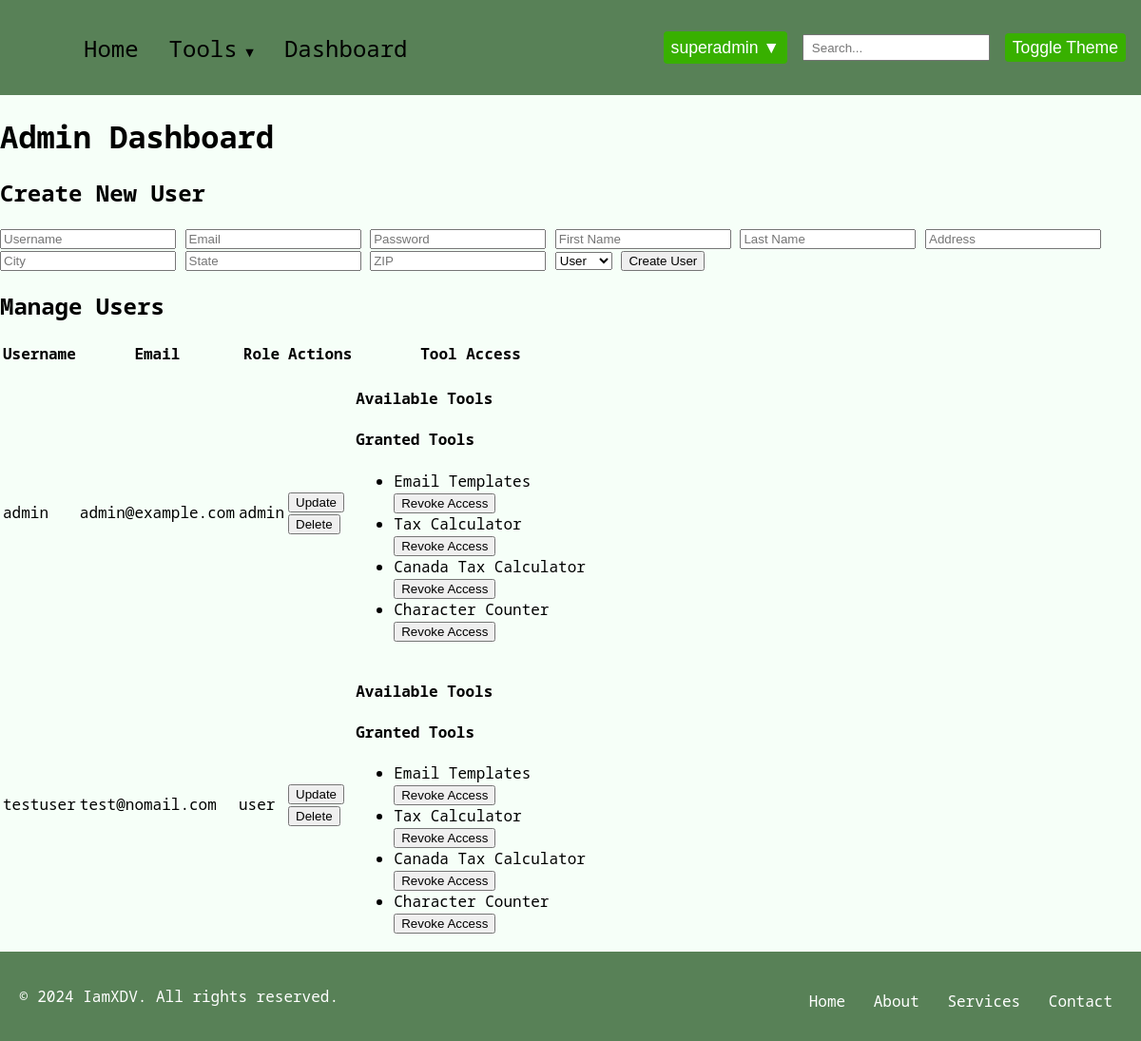
Page /admin_dashboard (signed in) on the committed database.
### model/model.py (models this page shows, shortened)
class User(db.Model):
    __tablename__ = "users"
    id = db.Column(db.Integer, primary_key=True, autoincrement=True)
    fname = db.Column(db.String(50), nullable=False)
    lname = db.Column(db.String(50), nullable=False)
    address = db.Column(db.String(200), nullable=False)
    city = db.Column(db.String(50), nullable=False)
    state = db.Column(db.String(50), nullable=False)
    zip = db.Column(db.String(10), nullable=False)
    username = db.Column(db.String(50), unique=True, nullable=False)
    email = db.Column(db.String(100), unique=True, nullable=False)
    password = db.Column("password", db.String(128), nullable=False)
    role = db.Column(db.String(20), nullable=False)
    usage_logs = db.relationship(
        "UsageLog", back_populates="user", cascade="all, delete-orphan"
    )
    tool_access = db.relationship(
        "ToolAccess", back_populates="user", cascade="all, delete-orphan"
    )
    email_templates = db.relationship(
        "EmailTemplate", order_by="EmailTemplate.id", back_populates="user", cascade="all, delete-orphan"
    )
    __mapper_args__ = {"polymorphic_identity": "user", "polymorphic_on": role}

class ToolAccess(db.Model):
    __tablename__ = "tool_access"
    id = db.Column(db.Integer, primary_key=True, autoincrement=True)
    user_id = db.Column(db.Integer, db.ForeignKey("users.id"), nullable=False)
    tool_name = db.Column(db.String(100), nullable=False)
    user = db.relationship("User", back_populates="tool_access")
    @classmethod
    def get_distinct_tool_names(cls):
        distinct_tools = [row[0] for row in db.session.query(cls.tool_name).distinct().all()]
        print("Distinct tools from database:", distinct_tools)
        return distinct_tools

### routes/admin_routes.py (the view)
@admin.route("/admin_dashboard", methods=["GET"])
def admin_dashboard():
    if "logged_in" in session and session.get("role") in ["admin", "super_admin"]:
        users = User.query.all()
        tools = ToolAccess.get_distinct_tool_names()
        user_tools = {user.id: [access.tool_name for access in user.tool_access] for user in users}
        return render_template("admin_dashboard.html", users=users, tools=tools, user_tools=user_tools)
    return redirect(url_for("auth.login"))

### templates/admin_dashboard.html (shortened to what this page needs)
{% extends "base.html" %}
{% block content %}
<h1 id="admin-dashboard" class="admin-dashboard-title">Admin Dashboard</h1>
<h2>Create New User</h2>
<form action="{{ url_for('admin.create_user') }}" method="post">
    <input type="text" name="username" placeholder="Username" required>
    <input type="email" name="email" placeholder="Email" required>
    <input type="password" name="password" placeholder="Password" required>
    <input type="text" name="fname" placeholder="First Name" required>
    <input type="text" name="lname" placeholder="Last Name" required>
    <input type="text" name="address" placeholder="Address" required>
    <input type="text" name="city" placeholder="City" required>
    <input type="text" name="state" placeholder="State" required>
    <input type="text" name="zip" placeholder="ZIP" required>
    <select name="role">
        <option value="user">User</option>
    </select>
    <button type="submit">Create User</button>
</form>
<h2>Manage Users</h2>
<table>
    <thead>
        <tr>
            <th>Username</th>
            <th>Email</th>
            <th>Role</th>
            <th>Actions</th>
            <th>Tool Access</th>
        </tr>
    </thead>
    <tbody>
        {% for user in users %}
        {% if user.role != 'super_admin' %}
        <tr>
            <td>{{ user.username }}</td>
            <td>{{ user.email }}</td>
            <td>{{ user.role }}</td>
            <td>
                <button onclick="showUpdateForm('{{ user.id }}')">Update</button>
                <form action="{{ url_for('admin.delete_user', user_id=user.id) }}" method="post" onsubmit="return confirm('Are you sure you want to delete this user?');">
                    <button type="submit">Delete</button>
                </form>
            </td>
            <td>
                <h4>Available Tools</h4>
                <h4>Granted Tools</h4>
                <ul>
                    {% for tool in user_tools[user.id] %}
                    <li>
                        {{ tool }}
                        <form action="{{ url_for('tool.revoke_tool_access') }}" method="post">
                            <button type="submit">Revoke Access</button>
                        </form>
                    </li>
                    {% endfor %}
                </ul>
            </td>
        </tr>
        {% endif %}
        {% endfor %}
    </tbody>
</table>
{% endblock %}

### templates/base.html (shortened to what this page needs)
<!DOCTYPE html>
<html lang="en">
  <head>
    <link
      rel="stylesheet"
      href="{{ url_for('static', filename='css/base.css') }}"
    />
  </head>
  <body class="light-theme">
    <nav class="navbar">
      <div class="navbar-container">
        <div class="navbar-collapse" id="navbar-collapse">
          <ul class="navbar-nav">
            <li class="nav-item">
              <a href="{{ url_for('user.index') }}" class="nav-link">Home</a>
            </li>
            {% if 'logged_in' in session %}
            <li class="nav-item dropdown">
              <a href="#" class="nav-link dropdown-toggle">Tools</a>
            </li>
            <li class="nav-item">
              <a href="{{ url_for('user.user_dashboard') }}" class="nav-link"
                >Dashboard</a
              >
            </li>
            {% endif %}
          </ul>
          <div class="navbar-right">
            {% if 'logged_in' in session %}
            <div class="user-dropdown">
              <button class="dropbtn">
                {{ session.get('username', 'User') }} ▼
              </button>
            </div>
            {% else %}
            <a href="{{ url_for('auth.login') }}" class="btn">Login</a>
            <a href="{{ url_for('auth.register_step1') }}" class="btn">Sign Up</a>
            {% endif %}
            <input type="text" class="search-bar" placeholder="Search..." />
            <button class="base-toggle-btn">Toggle Theme</button>
          </div>
        </div>
      </div>
    </nav>
    <div class="container">
       {% block content %} {% endblock %}
    </div>
    {% block footer %}
    <footer class="site-footer">
      <div class="footer-container">
        <p>&copy; 2024 IamXDV. All rights reserved.</p>
        <nav class="footer-nav">
          <ul>
            <li><a href="#">Home</a></li>
            <li><a href="#">About</a></li>
            <li><a href="#">Services</a></li>
            <li><a href="#">Contact</a></li>
          </ul>
        </nav>
      </div>
    </footer>
    {% endblock %}
  </body>
</html>

### static/css/base.css (style rules this page uses)
html, body { height: 100%; margin: 0; display: flex; flex-direction: column; }
.container { flex: 1; }
.light-theme { font-family: 'Noto Sans Mono', monospace; background-color: #f6fff8; }
.navbar { background-color: #588157; padding: 0.3rem 1rem; position: relative; }
.navbar-container { display: flex; align-items: center; justify-content: space-between; }
.navbar-collapse { display: flex; align-items: center; width: 100%; }
.navbar-nav { list-style: none; display: flex; align-items: center; flex-grow: 1; font-size: 1.5em; margin-left: 1rem; }
.nav-item { position: relative; }
.nav-link { display: block; padding: 0.3rem 1rem; color: #000; text-decoration: none; }
.dropdown { position: relative; }
.dropdown-toggle::after { content: ' ▼'; font-size: 0.6em; }
.navbar-right { display: flex; align-items: center; font-size: 1.1em; }
.search-bar { padding: 0.3rem 0.5rem; margin-right: 1rem; }
.base-toggle-btn { padding: 0.3rem 0.5rem; cursor: pointer; border: none; background-color: #38b000; color: #fff; border-radius: 0.25rem; font-size: 1em; }
.user-dropdown { position: relative; display: inline-block; }
.dropbtn { background-color: #4caf50; color: white; padding: 10px; font-size: 16px; border: none; cursor: pointer; }
.user-dropdown { margin-right: 1rem; }
.dropbtn { padding: 0.4rem 0.5rem; cursor: pointer; border: none; background-color: #38b000; color: #fff; border-radius: 0.25rem; font-size: 1em; }
.navbar-nav { justify-content: flex-start; }
.navbar-right { justify-content: flex-end; }
.site-footer { background-color: var( --footer-background-color, #588157 ); font-family: 'Noto Sans Mono', monospace; padding: 20px; text-align: center; }
.footer-container { display: flex; flex-direction: column; justify-content: center; align-items: center; color: var(--footer-text-color, white); }
.footer-nav ul { list-style-type: none; padding: 0; margin: 10px 0 0; }
.footer-nav ul li { display: inline; margin: 0 10px; }
.footer-nav ul li a { color: var(--footer-text-color, white); text-decoration: none; transition: color 0.3s ease; }
@media (min-width: 768px) { .footer-container { flex-direction: row; justify-content: space-between; } }

### rows in the picture
User: get "superadmin"
User: username "admin", email "admin@example.com", role "admin"
ToolAccess: tool_name "Email Templates"
ToolAccess: tool_name "Tax Calculator"
ToolAccess: tool_name "Canada Tax Calculator"
ToolAccess: tool_name "Character Counter"
User: username "testuser", email "test@nomail.com", role "user"
ToolAccess: tool_name "Email Templates"
ToolAccess: tool_name "Tax Calculator"
ToolAccess: tool_name "Canada Tax Calculator"
ToolAccess: tool_name "Character Counter"
